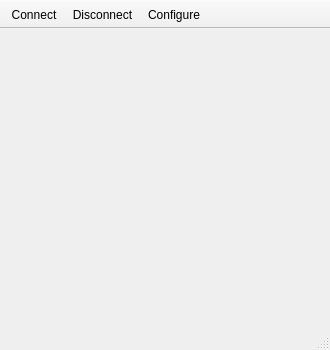
<?xml version="1.0" encoding="UTF-8"?>
<ui version="4.0">
 <class>MainWindow</class>
 <widget class="QMainWindow" name="MainWindow">
  <property name="geometry">
   <rect>
    <x>0</x>
    <y>0</y>
    <width>330</width>
    <height>350</height>
   </rect>
  </property>
  <property name="windowTitle">
   <string>SM-Config</string>
  </property>
  <widget class="QWidget" name="centralWidget"/>
  <widget class="QMenuBar" name="menuBar">
   <property name="geometry">
    <rect>
     <x>0</x>
     <y>0</y>
     <width>330</width>
     <height>22</height>
    </rect>
   </property>
  </widget>
  <widget class="QToolBar" name="toolBar">
   <property name="windowTitle">
    <string>toolBar</string>
   </property>
   <property name="movable">
    <bool>false</bool>
   </property>
   <attribute name="toolBarArea">
    <enum>TopToolBarArea</enum>
   </attribute>
   <attribute name="toolBarBreak">
    <bool>false</bool>
   </attribute>
   <addaction name="actionConnect"/>
   <addaction name="actionDisconnect"/>
   <addaction name="actionConfigure"/>
  </widget>
  <widget class="QStatusBar" name="statusBar"/>
  <action name="actionConnect">
   <property name="icon">
    <iconset>
     <normaloff>:/images/connect.png</normaloff>:/images/connect.png</iconset>
   </property>
   <property name="text">
    <string>Connect</string>
   </property>
   <property name="shortcut">
    <string>Ctrl+K</string>
   </property>
   <property name="iconVisibleInMenu">
    <bool>false</bool>
   </property>
  </action>
  <action name="actionDisconnect">
   <property name="icon">
    <iconset>
     <normaloff>:/images/disconnect.png</normaloff>:/images/disconnect.png</iconset>
   </property>
   <property name="text">
    <string>Disconnect</string>
   </property>
   <property name="shortcut">
    <string>Ctrl+D</string>
   </property>
   <property name="iconVisibleInMenu">
    <bool>false</bool>
   </property>
  </action>
  <action name="actionConfigure">
   <property name="icon">
    <iconset>
     <normaloff>:/images/settings.png</normaloff>:/images/settings.png</iconset>
   </property>
   <property name="text">
    <string>Configure</string>
   </property>
   <property name="iconVisibleInMenu">
    <bool>false</bool>
   </property>
  </action>
 </widget>
 <layoutdefault spacing="6" margin="11"/>
 <resources/>
 <connections/>
</ui>
